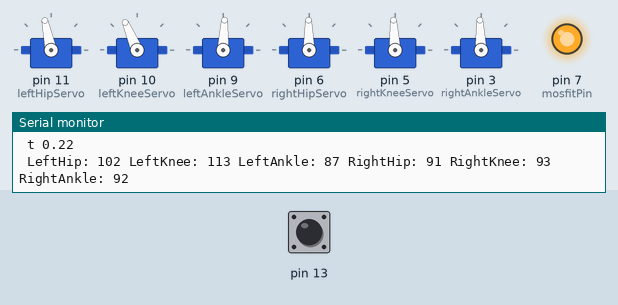
Recording of a sketch running on a simulated Arduino Uno, built with avr-gcc and run on an emulated ATmega328P. Shown: 6 × servo, output pins drawn as LEDs (lit = HIGH), the last lines printed to the serial monitor. The inputs (shaded band) are chosen by the test bench; at power-on: pin 13 HIGH.

Above: at 1.9 s.
2.0 s: pin 13 driven LOW
At 3.7 s:
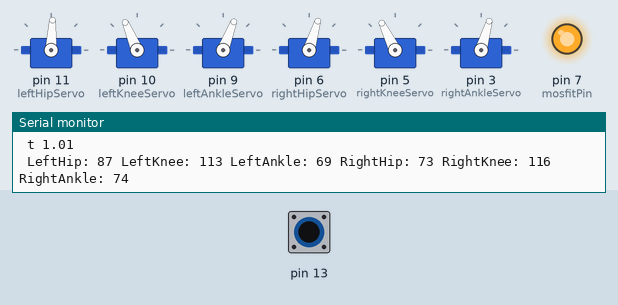
5.0 s: pin 13 pulsed HIGH 2 times (0.12 s each, 0.3 s apart)
8.6 s: pin 13 driven HIGH
At 15.5 s:
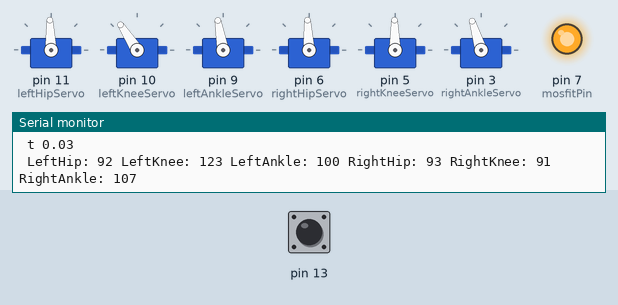
Timing chart, 0 to 49.6 s (numbered marks = the images above; inputs shaded):
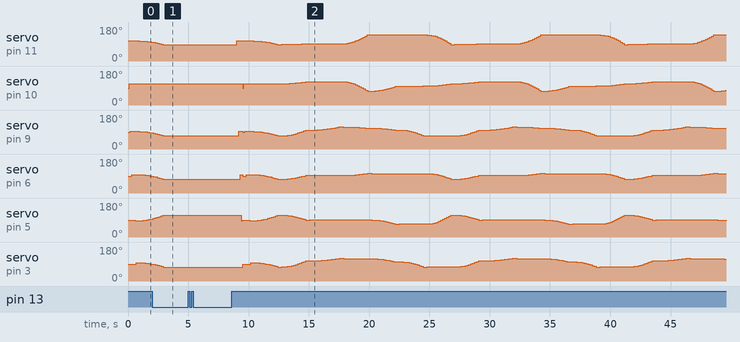

Measured:
- after the input at 2.0 s, servo on pin 11 (leftHipServo): goes on until 2.9 s, then stays 87°; servo on pin 10 (leftKneeServo): stays 113° (without the input it goes to 114° after 1.9 s)
- after the input at 5.0 s, every drawn part: stays the same

The sketch:

intento_1fase.ino
```cpp
#include <Servo.h>
Servo leftHipServo; //0
Servo leftKneeServo; // 1
Servo leftAnkleServo; // 2
Servo rightHipServo; // 3
Servo rightKneeServo; //4
Servo rightAnkleServo; // 5
int nroFase;
void(* resetFunc) (void) = 0; //declare reset function @ address 0


struct Phase
{
  unsigned long duracion;
  int posMotores[6];
  int  tipo ;  // 1 lineal; 2 acelerado; 3 desacelerado ;4 rapido extremos lento almedio ; 5: 4 alrevez

};


int estadoMercurio;
int pinMercurio;

void girarizq (int grados) {
  // empezar la rutina qla para que gire, la variable grados indica que tan inclinao tiene quen etsar el pie respecto al piso, mientras mas inclinado, mas gira
// para que gire a la izquierda tiene levantar el pie derecho , inclinarlo y volverlo a posicionar al piso, asi , queda en posicion0, pero girado.

  int posLeftHip;
  int posLeftKnee;
  int posLeftAnkle;
  int posRightHip;
  int posRightKnee;
  int posRightAnkle;

  //PARTO EN FASE 1
  //PASO A FASE 2 CON UN ANKLE RIGHT MODIFICADO
  posLeftHip=92;
  posLeftKnee=123;
  posLeftAnkle=98;//
  posRightHip=93;
  posRightKnee=91;
  posRightAnkle=104;//EL QUE HACE QUE GIRE

  while (grados > 0){


  }//while


} //giraizq
//// !!!!!!!!!!!!!!!!!!!!!! HAY QUE HACER QUE GIRE MIENTRA CAMINE Y ADEMAS QUE GIRE RESPECT A UN PTO (APROX)


void girader (int grados) {
  // para que gire a la derecha se tiene que levantar el pie izquierdo, inclinarlo respecto al piso
  int posLeftHip;
  int posLeftKnee;
  int posLeftAnkle;
  int posRightHip;
  int posRightKnee;
  int posRightAnkle;

 while (grados > 0) {


 } // while


} // girarder


unsigned long d;
float t;
const int mosfitPin=7;
int mosfitState = HIGH;
int k = 0;
// Servos

//int nroMotores=6;
int nroFases =7;

int posLeftHip;
int posLeftKnee;
int posLeftAnkle;
int posRightHip;
int posRightKnee;
int posRightAnkle;

boolean Todo_esta_bien = true;


//int nroFase;

Phase fase0;
Phase fase1;
Phase fase2;
Phase fase3;
Phase fase4;
Phase fase5;
Phase fase6;

unsigned long time;
unsigned long t0;
//unsigned long dif;
float dif;

Phase Fases[7];

void setup(){
  digitalWrite(mosfitPin,HIGH);
  pinMode(pinMercurio, INPUT);          //interruptor de mercurio
  Serial.begin(9600);
  pinMode(mosfitPin,OUTPUT);
  //const int nroFases= 2;
  leftHipServo.attach(11);
  leftKneeServo.attach(10);
  leftAnkleServo.attach(9);
  rightHipServo.attach(6);
  rightKneeServo.attach(5);
  rightAnkleServo.attach(3);


  //fase0
  fase0.duracion=4000; //milisegundos
  /*posLeftHip=105;
  posLeftKnee=112;
  posLeftAnkle=93;
  posRightHip=97;
  posRightKnee=91;
  posRightAnkle=97;
  */
  posLeftHip=106;
  posLeftKnee=113;//112
  posLeftAnkle=93;
  posRightHip=97;
  posRightKnee=87;//91
  posRightAnkle=97;

  fase0.posMotores[0]=posLeftHip;
  fase0.posMotores[1]=posLeftKnee;
  fase0.posMotores[2]=posLeftAnkle;
  fase0.posMotores[3]=posRightHip;
  fase0.posMotores[4]=posRightKnee;
  fase0.posMotores[5]=posRightAnkle;

  fase0.tipo=4;

  //fase0.posMotores={posLeftHip,posLeftKnee,posLeftAnkle,posRightHip,posRightKnee,posRightAnkle} ;
  Fases[0].duracion=2500;
  Fases[0].posMotores[0]=posLeftHip;
  Fases[0].posMotores[1]=posLeftKnee;
  Fases[0].posMotores[2]=posLeftAnkle;
  Fases[0].posMotores[3]=posRightHip;
  Fases[0].posMotores[4]=posRightKnee;
  Fases[0].posMotores[5]=posRightAnkle;

  Fases[0].tipo=4;


  //fase 1
  fase1.duracion=3000;
  posLeftHip=88;
  posLeftKnee=112;
  posLeftAnkle=70; //quizas 77
  posRightHip=74;
  posRightKnee=112;
  posRightAnkle=75;
  fase1.posMotores[0]=posLeftHip;
  fase1.posMotores[1]=posLeftKnee;
  fase1.posMotores[2]=posLeftAnkle;
  fase1.posMotores[3]=posRightHip;
  fase1.posMotores[4]=posRightKnee;
  fase1.posMotores[5]=posRightAnkle;

  fase1.tipo=4;

  //fase1.posMotoes={posLeftHip,posLeftKnee,posLeftAnkle,posRightHip,posRightKnee,posRightAnkle} ;


  //fase 1
  posLeftHip=88;
  posLeftKnee=113;//112
  posLeftAnkle=70;
  posRightHip=74;
  posRightKnee=116;//112
  posRightAnkle=75;
  Fases[1].duracion=2000;//2K
  Fases[1].posMotores[0]=posLeftHip;
  Fases[1].posMotores[1]=posLeftKnee;
  Fases[1].posMotores[2]=posLeftAnkle;
  Fases[1].posMotores[3]=posRightHip;
  Fases[1].posMotores[4]=posRightKnee;
  Fases[1].posMotores[5]=posRightAnkle;

  Fases[1].tipo=4;


  //fase2
  Fases[2].duracion=2000;//2K //milisegundos
  posLeftHip=92;
  posLeftKnee=123;
  posLeftAnkle=100;//98
  posRightHip=93;
  posRightKnee=91;
  posRightAnkle=107;//104
  Fases[2].posMotores[0]=posLeftHip;
  Fases[2].posMotores[1]=posLeftKnee;
  Fases[2].posMotores[2]=posLeftAnkle;
  Fases[2].posMotores[3]=posRightHip;
  Fases[2].posMotores[4]=posRightKnee;
  Fases[2].posMotores[5]=posRightAnkle;

  Fases[2].tipo=4;


  //fase3
  Fases[3].duracion=2500;//2.5K //milisegundos
  posLeftHip=92;
  posLeftKnee=123;
  posLeftAnkle=117;
  posRightHip=93;
  posRightKnee=91;
  posRightAnkle=120;
  Fases[3].posMotores[0]=posLeftHip;
  Fases[3].posMotores[1]=posLeftKnee;
  Fases[3].posMotores[2]=posLeftAnkle;
  Fases[3].posMotores[3]=posRightHip;
  Fases[3].posMotores[4]=posRightKnee;
  Fases[3].posMotores[5]=posRightAnkle;

  Fases[3].tipo=4;


  //fase4
  Fases[4].duracion=2000;//2.5K //milisegundos
  posLeftHip=138;
  posLeftKnee=74;
  posLeftAnkle=111;
  posRightHip=104;
  posRightKnee=91;
  posRightAnkle=118;
  Fases[4].posMotores[0]=posLeftHip;
  Fases[4].posMotores[1]=posLeftKnee;
  Fases[4].posMotores[2]=posLeftAnkle;
  Fases[4].posMotores[3]=posRightHip;
  Fases[4].posMotores[4]=posRightKnee;
  Fases[4].posMotores[5]=posRightAnkle;

  Fases[4].tipo=4;


  //fase5
  Fases[5].duracion=2000;//2.5K //milisegundos
  posLeftHip=138;
  posLeftKnee=98;
  posLeftAnkle=101;
  posRightHip=103;
  posRightKnee=69;
  posRightAnkle=102;
  Fases[5].posMotores[0]=posLeftHip;
  Fases[5].posMotores[1]=posLeftKnee;
  Fases[5].posMotores[2]=posLeftAnkle;
  Fases[5].posMotores[3]=posRightHip;
  Fases[5].posMotores[4]=posRightKnee;
  Fases[5].posMotores[5]=posRightAnkle;

  Fases[5].tipo=4;


  //fase6
  Fases[6].duracion=2000;//2.5K? //milisegundos
  posLeftHip=138;
  posLeftKnee=101;
  posLeftAnkle=70;
  posRightHip=103; //?????????
  posRightKnee=69;
  posRightAnkle=75;//???????????
  Fases[6].posMotores[0]=posLeftHip;
  Fases[6].posMotores[1]=posLeftKnee;
  Fases[6].posMotores[2]=posLeftAnkle;
  Fases[6].posMotores[3]=posRightHip;
  Fases[6].posMotores[4]=posRightKnee;
  Fases[6].posMotores[5]=posRightAnkle;

  Fases[6].tipo=4;


  leftHipServo.write(Fases[0].posMotores[0]);
  update(100);
  leftKneeServo.write(Fases[0].posMotores[1]);
  update(100);
  leftAnkleServo.write(Fases[0].posMotores[2]);
  delay(100);;
  rightHipServo.write(Fases[0].posMotores[3]);
  update(300);
  rightKneeServo.write(Fases[0].posMotores[4]);
  update(100);
  rightAnkleServo.write(Fases[0].posMotores[5]);
  nroFase=1;
}


void update (int tiempo) {   //REEMPLAZA A TODOS LOS DELAY
  uint32_t tinicial = millis();
  while (millis() - tinicial < tiempo) {
    int estadoMercurio = digitalRead(13);
    if (estadoMercurio == 0) {
        leftHipServo.detach();
        leftKneeServo.detach();
        leftAnkleServo.detach();
        rightHipServo.detach();
        rightKneeServo.detach();
        rightAnkleServo.detach();
    while (true){
    estadoMercurio = digitalRead(13);
     if (estadoMercurio == 1) {
          delay(4000);
          leftHipServo.attach(11);
          leftKneeServo.attach(10);
          leftAnkleServo.attach(9);
          rightHipServo.attach(6);
          rightKneeServo.attach(5);
          rightAnkleServo.attach(3);
            leftHipServo.write(Fases[0].posMotores[0]);
          delay(100);
        leftKneeServo.write(Fases[0].posMotores[1]);
        delay(100);
        leftAnkleServo.write(Fases[0].posMotores[2]);
        delay(100);
        rightHipServo.write(Fases[0].posMotores[3]);
        delay(100);
        rightKneeServo.write(Fases[0].posMotores[4]);
        delay(100);
        rightAnkleServo.write(Fases[0].posMotores[5]);
        nroFase=1;
        resetFunc();
          break;

     }


    }
    }

    /*else if (estado Mercurio == 1) {
        leftHipServo.attach();
        leftKneeServo.attach();
        leftAnkleServo.attach();
        rightHipServo.detach();
        rightKneeServo.detach();
        rightAnkleServo.detach();


    }*/


    delay(1);
  }
}

void loop()
{
   //a = mosfitState

  update(100); // LO CAMBIE, ANTES ESTABA EN 300
  //delay(1000);
  Serial.print("ANT posmotores ");
  Serial.print(fase0.posMotores[0]);
  Serial.print("  duracion");
  Serial.print(fase0.duracion);
  Serial.print("  tipo: ");
  Serial.print(fase0.tipo);
  Serial.println("  espacio   ");

  Serial.print("NEW posmotores ");
  Serial.print(Fases[6].posMotores[0]);
  Serial.print(Fases[6].posMotores[1]);
  Serial.print(Fases[6].posMotores[2]);
  Serial.print(Fases[6].posMotores[3]);
  Serial.print(Fases[6].posMotores[4]);
  Serial.print(Fases[6].posMotores[5]);
  Serial.print(Fases[6].posMotores[6]);
  Serial.print("  duracion");
  Serial.print(Fases[6].duracion);
  Serial.print("  tipo: ");
  Serial.print(Fases[6].tipo);
  Serial.println("  espacio 2   ");

  //delay(2000);
  time=millis();
  t0=millis();
  //Serial.print("tiempoinicial");
  //Serial.println(t0);
  Todo_esta_bien=true;
  Serial.print("nrofase");
  Serial.println(nroFase);
  while( Todo_esta_bien ){
    //Serial.println("ENTREEEEE al WHILE");
    //if (Fases[nroFase].tipo==100){//lineal
    // Serial.println("VOLVI AENTRAR ");
     //time=millis();
     //d=Fases[nroFase].duracion;
     //Serial.print("duracion: ");
     //Serial.println(d);
     //dif= time-t0;
     //Serial.print("dif: ");
     //Serial.println(dif);
     //t= 1-cos( dif/d*PI/2 );
     //Serial.print(" t ");
     //Serial.println(t); }
    //Serial.print("nrofase/nroFases");
    //Serial.print(nroFase);
    //Serial.print("/");
    //Serial.println(nroFases);
    if (nroFase != (nroFases - 1) && nroFase != 0 && nroFase != 1   ){

      if (Fases[nroFase].tipo==4){//acelerado
        Serial.print("ENTRE A LA FASE (dealmedio) ");
        Serial.println(nroFase);
        time=millis();
        d=Fases[nroFase].duracion;
        Serial.print("duracion: ");
        Serial.println(d);
        dif= time-t0;
        //Serial.print("dif: ");
        Serial.print("Tiempo: ");
        Serial.println(dif);
        t= 1-cos( dif/d*PI/2 );
        Serial.print(" t ");
        Serial.println(t);
        update(5);
      }

      posLeftHip =   Fases[nroFase-1].posMotores[0] + t*( Fases[nroFase].posMotores[0]-Fases[nroFase-1].posMotores[0]) ;
      posLeftKnee=   Fases[nroFase-1].posMotores[1] + t*( Fases[nroFase].posMotores[1]-Fases[nroFase-1].posMotores[1]) ; //nroFases -1 = ultimo
      posLeftAnkle = Fases[nroFase-1].posMotores[2] + t*( Fases[nroFase].posMotores[2]-Fases[nroFase-1].posMotores[2]) ;
      posRightHip=   Fases[nroFase-1].posMotores[3] + t*( Fases[nroFase].posMotores[3]-Fases[nroFase-1].posMotores[3]) ;
      posRightKnee = Fases[nroFase-1].posMotores[4] + t*( Fases[nroFase].posMotores[4]-Fases[nroFase-1].posMotores[4]) ;
      posRightAnkle =Fases[nroFase-1].posMotores[5] + t*( Fases[nroFase].posMotores[5]-Fases[nroFase-1].posMotores[5]) ;

      leftHipServo.write(posLeftHip);
      update(5);
      leftKneeServo.write(posLeftKnee);
      leftAnkleServo.write(posLeftAnkle);
      update(5);
      rightHipServo.write(posRightHip);
      rightKneeServo.write(posRightKnee);
      update(5);
      rightAnkleServo.write(posRightAnkle);

      //Serial.print("Tiempo :");
      //Serial.print(dif);//-t0);
      Serial.print( " LeftHip: ");
      Serial.print(posLeftHip);
      Serial.print(" LeftKnee: ");
      Serial.print(posLeftKnee);
      Serial.print(" LeftAnkle: ");
      Serial.print(posLeftAnkle);
      Serial.print(" RightHip: ");
      Serial.print(posRightHip);
      Serial.print(" RightKnee: ");
      Serial.print( posRightKnee);
      Serial.print(" RightAnkle: ");
      Serial.println(posRightAnkle);

      if(t>=1){
        nroFase=nroFase+1;
        Todo_esta_bien=false;
      }
    }// if grande
    else if (nroFase == 1 && k ==0){
     if (Fases[nroFase].tipo==4){//acelerado
        Serial.print("ENTRE A LA FASE (dealmedio) ");
        Serial.println(nroFase);
        time=millis();
        d=Fases[nroFase].duracion;
        Serial.print("duracion: ");
        Serial.println(d);
        dif= time-t0;
        //Serial.print("dif: ");
        Serial.print("Tiempo: ");
        Serial.println(dif);
        t= 1-cos( dif/d*PI/2 );
        Serial.print(" t ");
        Serial.println(t);
      }

      posLeftHip =   Fases[0].posMotores[0] + t*( Fases[nroFase].posMotores[0]-Fases[0].posMotores[0]) ;
      posLeftKnee=   Fases[0].posMotores[1] + t*( Fases[nroFase].posMotores[1]-Fases[0].posMotores[1]) ; //nroFases -1 = ultimo
      posLeftAnkle = Fases[0].posMotores[2] + t*( Fases[nroFase].posMotores[2]-Fases[0].posMotores[2]) ;
      posRightHip=   Fases[0].posMotores[3] + t*( Fases[nroFase].posMotores[3]-Fases[0].posMotores[3]) ;
      posRightKnee = Fases[0].posMotores[4] + t*( Fases[nroFase].posMotores[4]-Fases[0].posMotores[4]) ;
      posRightAnkle =Fases[0].posMotores[5] + t*( Fases[nroFase].posMotores[5]-Fases[0].posMotores[5]) ;

      leftHipServo.write(posLeftHip);
      leftKneeServo.write(posLeftKnee);
      leftAnkleServo.write(posLeftAnkle);
      rightHipServo.write(posRightHip);
      rightKneeServo.write(posRightKnee);
      rightAnkleServo.write(posRightAnkle);

      //Serial.print("Tiempo :");
      //Serial.print(dif);//-t0);
      Serial.print( " LeftHip: ");
      Serial.print(posLeftHip);
      Serial.print(" LeftKnee: ");
      Serial.print(posLeftKnee);
      Serial.print(" LeftAnkle: ");
      Serial.print(posLeftAnkle);
      Serial.print(" RightHip: ");
      Serial.print(posRightHip);
      Serial.print(" RightKnee: ");
      Serial.print( posRightKnee);
      Serial.print(" RightAnkle: ");
      Serial.println(posRightAnkle);

      if(t>=1){
        nroFase=nroFase+1;
        Todo_esta_bien=false;
      }


    }// elseif 1 primera pasada

   else if (nroFase == 1 && k >0){
     if (Fases[nroFase].tipo==4){//acelerado
        Serial.print("ENTRE A LA FASE (dealmedio) ");
        Serial.println(nroFase);
        time=millis();
        d=Fases[nroFase].duracion;
        Serial.print("duracion: ");
        Serial.println(d);
        dif= time-t0;
        //Serial.print("dif: ");
        Serial.print("Tiempo: ");
        Serial.println(dif);
        t= 1-cos( dif/d*PI/2 );
        Serial.print(" t ");
        Serial.println(t);
      }

      posLeftHip =   Fases[6].posMotores[0] + t*( Fases[nroFase].posMotores[0]-Fases[6].posMotores[0]) ;
      posLeftKnee=   Fases[6].posMotores[1] + t*( Fases[nroFase].posMotores[1]-Fases[6].posMotores[1]) ; //nroFases -1 = ultimo
      posLeftAnkle = Fases[6].posMotores[2] + t*( Fases[nroFase].posMotores[2]-Fases[6].posMotores[2]) ;
      posRightHip=   Fases[6].posMotores[3] + t*( Fases[nroFase].posMotores[3]-Fases[6].posMotores[3]) ;
      posRightKnee = Fases[6].posMotores[4] + t*( Fases[nroFase].posMotores[4]-Fases[6].posMotores[4]) ;
      posRightAnkle =Fases[6].posMotores[5] + t*( Fases[nroFase].posMotores[5]-Fases[6].posMotores[5]) ;

      leftHipServo.write(posLeftHip);
      leftKneeServo.write(posLeftKnee);
      leftAnkleServo.write(posLeftAnkle);
      rightHipServo.write(posRightHip);
      rightKneeServo.write(posRightKnee);
      rightAnkleServo.write(posRightAnkle);

      //Serial.print("Tiempo :");
      //Serial.print(dif);//-t0);
      Serial.print( " LeftHip: ");
      Serial.print(posLeftHip);
      Serial.print(" LeftKnee: ");
      Serial.print(posLeftKnee);
      Serial.print(" LeftAnkle: ");
      Serial.print(posLeftAnkle);
      Serial.print(" RightHip: ");
      Serial.print(posRightHip);
      Serial.print(" RightKnee: ");
      Serial.print( posRightKnee);
      Serial.print(" RightAnkle: ");
      Serial.println(posRightAnkle);

      if(t>=1){
        nroFase=nroFase+1;
        Todo_esta_bien=false;
      }
   }// esleif 1 para casos posteriore

    else if (nroFase == 0 ){

      if (Fases[nroFase].tipo==4){//acelerado
        Serial.println("ENTRE A LA FASE 0 ");
        time=millis();
        d=Fases[nroFase].duracion;
        Serial.print("duracion: ");
        Serial.println(d);
        dif= time-t0;
        //Serial.print("dif: ");
        Serial.print("Tiempo: ");
        Serial.println(dif);
        t= 1-cos( dif/d*PI/2 );
        Serial.print(" t ");
        Serial.println(t);
      }

      posLeftHip =   Fases[nroFases-1].posMotores[0] + t*( Fases[nroFase].posMotores[0]-Fases[nroFases-1].posMotores[0]) ;
      posLeftKnee=   Fases[nroFases-1].posMotores[1] + t*( Fases[nroFase].posMotores[1]-Fases[nroFases-1].posMotores[1]) ; //nroFases -1 = ultimo
      posLeftAnkle = Fases[nroFases-1].posMotores[2] + t*( Fases[nroFase].posMotores[2]-Fases[nroFases-1].posMotores[2]) ;
      posRightHip=   Fases[nroFases-1].posMotores[3] + t*( Fases[nroFase].posMotores[3]-Fases[nroFases-1].posMotores[3]) ;
      posRightKnee = Fases[nroFases-1].posMotores[4] + t*( Fases[nroFase].posMotores[4]-Fases[nroFases-1].posMotores[4]) ;
      posRightAnkle =Fases[nroFases-1].posMotores[5] + t*( Fases[nroFase].posMotores[5]-Fases[nroFases-1].posMotores[5]) ;


      leftHipServo.write(posLeftHip);
      leftKneeServo.write(posLeftKnee);
      leftAnkleServo.write(posLeftAnkle);
      rightHipServo.write(posRightHip);
      rightKneeServo.write(posRightKnee);
      rightAnkleServo.write(posRightAnkle);

      //Serial.print("Tiempo :");
      //Serial.print(dif);//-t0);
      Serial.print( " LeftHip: ");
      Serial.print(posLeftHip);
      Serial.print(" LeftKnee: ");
      Serial.print(posLeftKnee);
      Serial.print(" LeftAnkle: ");
      Serial.print(posLeftAnkle);
      Serial.print(" RightHip: ");
      Serial.print(posRightHip);
      Serial.print(" RightKnee: ");
      Serial.print( posRightKnee);
      Serial.print(" RightAnkle: ");
      Serial.println(posRightAnkle);

      if(t>=1){
        nroFase=nroFase+1;
        Todo_esta_bien=false;
      }
    }//para nrofase ==0

    else if (nroFase == nroFases - 1){

      if (Fases[nroFase].tipo==4){//acelerado
        Serial.print("ENTRE A LA FASE ULTIMA (6) ");
        Serial.println(nroFase);
        time=millis();
        d=Fases[nroFase].duracion;
        Serial.print("duracion: ");
        Serial.println(d);
        dif= time-t0;
        //Serial.print("dif: ");
        Serial.print("Tiempo: ");
        Serial.println(dif);
        t= 1-cos( dif/d*PI/2 );
        Serial.print(" t ");
        Serial.println(t);
      }

      posLeftHip =   Fases[nroFase-1].posMotores[0] + t*( Fases[nroFase].posMotores[0]-Fases[nroFase-1].posMotores[0]) ;
      posLeftKnee=   Fases[nroFase-1].posMotores[1] + t*( Fases[nroFase].posMotores[1]-Fases[nroFase-1].posMotores[1]) ; //nroFases -1 = ultimo
      posLeftAnkle = Fases[nroFase-1].posMotores[2] + t*( Fases[nroFase].posMotores[2]-Fases[nroFase-1].posMotores[2]) ;
      posRightHip=   Fases[nroFase-1].posMotores[3] + t*( Fases[nroFase].posMotores[3]-Fases[nroFase-1].posMotores[3]) ;
      posRightKnee = Fases[nroFase-1].posMotores[4] + t*( Fases[nroFase].posMotores[4]-Fases[nroFase-1].posMotores[4]) ;
      posRightAnkle =Fases[nroFase-1].posMotores[5] + t*( Fases[nroFase].posMotores[5]-Fases[nroFase-1].posMotores[5]) ;

      leftHipServo.write(posLeftHip);
      leftKneeServo.write(posLeftKnee);
      leftAnkleServo.write(posLeftAnkle);
      rightHipServo.write(posRightHip);
      rightKneeServo.write(posRightKnee);
      rightAnkleServo.write(posRightAnkle);

      //Serial.print("Tiempo :");
      //Serial.print(dif);//-t0);
      Serial.print( " LeftHip: ");
      Serial.print(posLeftHip);
      Serial.print(" LeftKnee: ");
      Serial.print(posLeftKnee);
      Serial.print(" LeftAnkle: ");
      Serial.print(posLeftAnkle);
      Serial.print(" RightHip: ");
      Serial.print(posRightHip);
      Serial.print(" RightKnee: ");
      Serial.print( posRightKnee);
      Serial.print(" RightAnkle: ");
      Serial.println(posRightAnkle);

      if(t>=1){
        nroFase=1;
        Todo_esta_bien=false;
        k++;
      }
    }//para nrofase == nroFase - 1


  }//while


} //loop
```
